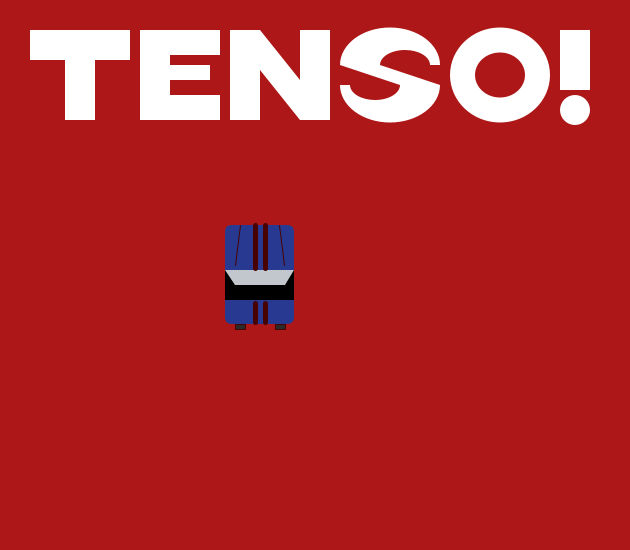
Frame 1 (no input)
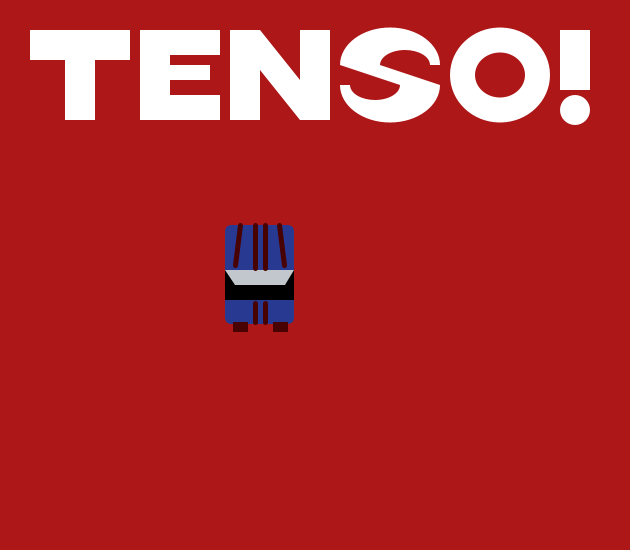
Frame 60 (the mouse pressed at the canvas centre just before this capture)
Frame 120 (the mouse held since frame 60 and released just before this capture): identical to frame 60, image omitted

The Processing sketch that drew these frames (run headless with seeded random() and noise(); from frame 60 on, the mouse is pressed at the canvas centre):

// Processing sketch: processing_101747
// ── processing_101747.pde

/*
Gustavo Yudi Bientinezi Matsuzake & Pedro Jamur;
24/06/2013
"Tenso!" é o trânsito de Curitiba!
*/
int x = 225;
int y = 225;
int x1, x2, y1, y2;
int motor = 3;
boolean up, down, right, left;

//declarando o tamanho da janela
void setup(){
size(630, 550);
}

//valor booleano TRUE se a tecla estiver apertada
void keyPressed() {
 if(keyCode == 38)
   up = true;
 if(keyCode == 40)
   down = true;
 if(keyCode == 39)
   right = true;
 if(keyCode == 37)
   left = true;
}

//valor booleano FALSE quando a tecla estiver sido solta
void keyReleased(){
 if(keyCode == 38)
   up = false;
 if(keyCode == 40)
   down = false;
 if(keyCode == 39)
   right = false;
 if(keyCode == 37)
   left = false;
}
void mousePressed() {
   if(x > x1 && x < x1+y1 && y > x2 && y < x2+y2 && up == false && down == false && left == false && right == false){
       if(mouseX < 200 && mouseY > 500)
           link("http://www.youtube.com/watch?v=xTsBL611hBA");
   }
}

void draw(){
 //declarando moviemento cmo as teclas
 if(up == true)
   y-=motor;
 if(down == true)
   y+=motor;
 if(left == true)
   x-=motor;
 if(right == true)
  x+=motor;
  
  
  //Verificando se a pessoa passou dos limites da tela
  fill(255);
  if(x <= 0){
    noLoop();
    textSize(25);
    text("Você bateu no lado esquerdo, cara!", 10, 230); 
  }else if(y <= 0){
    noLoop();
    textSize(25);
    text("Você bateu em cima, cara!", 30, 230);
  }else if(69+x >= 630){
    noLoop();
    textSize(25);
    text("Você bateu no lado direito, cara!", 10, 230); 
  }else if(89+y >= 550){
    noLoop();
    textSize(25);
    text("Você bateu em baixo, cara!", 10, 230); 
  }else{
      //se a pessoa não bateu em nenhum canto
      background(#AD1717);
      noStroke();
      //escrevendo TENSO
      
      
      //T
      rect(30, 30, 100, 30);
      rect(65, 60, 30, 60);
      
      //E
      rect(140, 30, 30, 90);
      rect(170, 30, 50, 25);
      rect(170, 95, 50, 25);
      rect(170, 65, 40, 15);
      
      //N
      rect(230, 30, 30, 90);
      rect(300, 30, 30, 90);
      quad(260, 30, 300, 80, 300, 120, 260, 70);
      
      //S
      arc(390, 85, 100, 75, 0, PI, OPEN);
      arc(390, 65, 100, 75, PI, PI+PI, OPEN);
      quad(340, 65, 380, 65, 440, 85, 400, 85);
      fill(#AD1717);
      arc(405, 65, 50, 30, PI, PI+PI);
      arc(375, 85, 50, 30, 0, PI);
      
      //O
      fill(#FFFFFF);
      ellipse(500, 75, 100, 95);
      fill(#AD1717);
      ellipse(500, 75, 50, 45);
      
      //!
      fill(#FFFFFF);
      rect(560, 30, 30, 60);
      ellipse(575, 110, 30, 30);
      
      //DESENHANDO O CARRO

      //Contorno do carro
      fill(#273990);
      rect(x,y,69,99,7);
      
      //Interior
      fill(0,0,0);
      rect(0+x,45+y,69,30);
      
      //Vidro
      fill(#C2C7CE);
      quad(0+x,45+y,69+x,45+y,60+x,60+y,10+x,60+y);
      
      //Capo
      stroke(72,2,2);
      line(15+x,0+y,10+x,40+y);
      
      //line(35,0,35,35);
      line(54+x,0+y,59+x,40+y);
      
      //Cano de escape
      fill(#2C2929);
      rect(50+x,99+y,10,5);
      rect(10+x,99+y,10,5);
      
      //Listras
      strokeWeight(5);
      line(30+x,0+y,30+x,43+y);
      line(30+x,78+y,30+x,97+y);
      line(40+x,0+y,40+x,43+y);
      line(40+x,78+y,40+x,97+y);
      
      //Estacionando
      fill(255);
      x1 = 540;
      x2 = 5;
      y1 = 20;
      y2 = 20;
      
      //Retangulo abaixo é o intervalo onde o canto superior esquerdo do carrinho deve ficar
      //rect(x1, x2, y1, y2);
      
      
      if(x > x1 && x < x1+y1 && y > x2 && y < x2+y2 && up == false && down == false && left == false && right == false){
        noLoop();
        textSize(18);
        text("Você estacionou em cima do \"!\", cara, parabéns!", 10, 170);
        text("Se você chegou aqui dando seta, sem xingar ninguém,", 10, 200);
        text("dando a vez para o próximo, não furou ninguém com um caneta*,", 10, 230);
        text("e não sabendo o que é vina, com certeza, você não é curitibano!", 10, 260);
        
        textSize(12);
        text("*Não entendeu? Clique aqui", 10, 540);
      } 
  }
}
